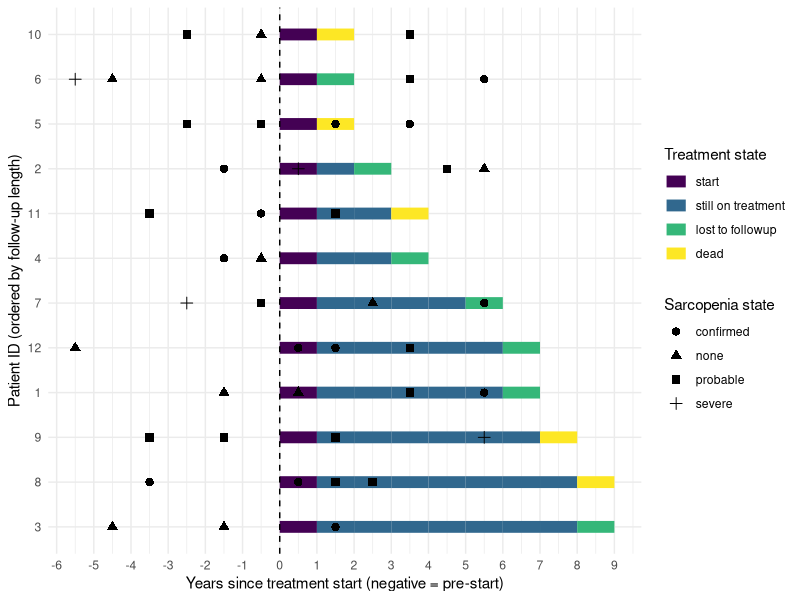

The R script that drew this image:
# ============================================================
# 0. Setup
# ============================================================
set.seed(123)

library(dplyr)
library(purrr)
library(ggplot2)
library(forcats)

# ============================================================
# 1. Create dummy data
#    A: treatment states, years 2015–2025
#    B: sarcopenia states, years 2009–2025 (some pre-start)
# ============================================================

n_patients <- 12
ids <- 1:n_patients

# For each patient, pick a start year between 2015 and 2018
baseline_years <- sample(2015:2018, n_patients, replace = TRUE)
max_year <- 2025

# --- Dataset A: id, year, state --------------------------------
# One state per year from start to end of follow-up (≤ 2025)
A <- map_dfr(seq_along(ids), function(i) {
  id    <- ids[i]
  start <- baseline_years[i]
  
  # number of years of follow-up after start (at least 1 year)
  possible_max_fu <- max_year - start
  fu_years        <- sample(1:8, 1)
  fu_years        <- min(fu_years, possible_max_fu)
  
  years <- seq(from = start, to = start + fu_years)
  rel   <- seq_along(years) - 1  # 0,1,2,...
  
  state <- case_when(
    rel == 0            ~ "start",
    rel == fu_years     ~ sample(c("lost to followup", "dead"), 1),
    TRUE                ~ "still on treatment"
  )
  
  tibble(
    id    = id,
    year  = years,
    state = state
  )
})

# --- Dataset B: id, year, sarcopenia ----------------------------
# Several sarcopenia measurements per patient, some before start
sarc_levels <- c("none", "probable", "confirmed", "severe")

B <- map_dfr(seq_along(ids), function(i) {
  id   <- ids[i]
  base <- baseline_years[i]
  
  # Choose between 2 and 5 measurement years from (base-6) to (base+5)
  cand_years <- (base - 6):(base + 5)
  years      <- sort(sample(cand_years, size = sample(2:5, 1)))
  
  tibble(
    id         = id,
    year       = years,
    sarcopenia = sample(sarc_levels, length(years), replace = TRUE)
  )
})

# Peek at data
A
print(B,n=nrow(B))

# ============================================================
# 2. Define baseline (start year) and relative time (start = 0)
# ============================================================

baseline <- A %>%
  filter(state == "start") %>%
  group_by(id) %>%
  summarise(baseline_year = min(year), .groups = "drop")

# Attach baseline and create rel_year (year - baseline_year)
A_rel <- A %>%
  inner_join(baseline, by = "id") %>%
  mutate(rel_year = year - baseline_year)

B_rel <- B %>%
  inner_join(baseline, by = "id") %>%
  mutate(rel_year = year - baseline_year)

# ============================================================
# 3. Build state segments from A (only positive follow-up)
#    and order patients by positive follow-up length
# ============================================================

# Keep only years on/after start (rel_year >= 0)
swim_states <- A_rel %>%
  filter(rel_year >= 0) %>%
  mutate(
    x_start = rel_year,
    x_end   = rel_year + 1
  )

# Follow-up length = max rel_year (only positive side counts)
fu_lengths <- swim_states %>%
  group_by(id) %>%
  summarise(fu_max = max(rel_year, na.rm = TRUE), .groups = "drop")

# Order patients by positive follow-up (longest at top)
id_levels <- fu_lengths %>%
  arrange(desc(fu_max)) %>%
  pull(id)

swim_states <- swim_states %>%
  mutate(id_factor = factor(id, levels = id_levels))

B_rel <- B_rel %>%
  mutate(id_factor = factor(id, levels = id_levels))

# ============================================================
# 4. Prepare sarcopenia points (including negative years)
# ============================================================

sarc_points <- B_rel %>%
  filter(!is.na(sarcopenia)) %>%
  mutate(
    # plot in the middle of the year interval
    x_point = rel_year + 0.5
  )

# ============================================================
# 5. Swimmer plot:
#    - segments: treatment states (from 0 onwards)
#    - points: sarcopenia states (negative + positive years)
# ============================================================

swim_states <- swim_states |> mutate(state = factor(state, levels = c("start","still on treatment", "lost to followup", "dead"), ordered = TRUE))

ggplot() +
  # Treatment state segments
  geom_segment(
    data = swim_states,
    aes(
      x    = x_start,
      xend = x_end,
      y    = id_factor,
      yend = id_factor,
      colour = state
    ),
    linewidth = 4,
    lineend = "butt"
  ) +
  # Sarcopenia points
  geom_point(
    data = sarc_points,
    aes(
      x     = x_point,
      y     = id_factor,
      shape = sarcopenia
    ),
    size = 2.5
  ) +
  # Vertical line at time 0 (start of treatment)
  geom_vline(xintercept = 0, linetype = "dashed") +
  scale_x_continuous(
    name   = "Years since treatment start (negative = pre-start)",
    breaks = seq(-6, 10, by = 1)
  ) +
  labs(
    y      = "Patient ID (ordered by follow-up length)",
    colour = "Treatment state",
    shape  = "Sarcopenia state"
  ) +
  theme_minimal()
